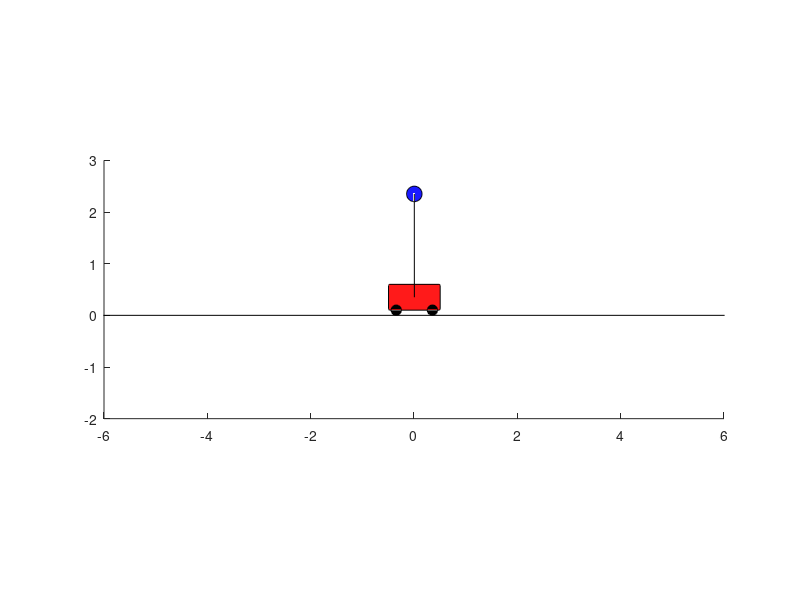

The MATLAB script that drew this image:
1;
pkg load control


##**************************************************************************
##*                OCTAVE PROGRAMMING (e-Yantra 2019-20)
##*                ====================================
##*  This software is intended to teach Octave Programming and Mathematical
##*  Modeling concepts
##*  Theme: Biped Patrol
##*  Filename: Cart_Pendulum.m
##*  Version: 1.0.0  
##*  Date: November 3, 2019
##*
##*  Team ID :
##*  Team Leader Name:
##*  Team Member Name
##*
##*  
##*  Author: e-Yantra Project, Department of Computer Science
##*  and Engineering, Indian Institute of Technology Bombay.
##*  
##*  Software released under Creative Commons CC BY-NC-SA
##*
##*  For legal information refer to:
##*        http://creativecommons.org/licenses/by-nc-sa/4.0/legalcode 
##*     
##*
##*  This software is made available on an �AS IS WHERE IS BASIS�. 
##*  Licensee/end user indemnifies and will keep e-Yantra indemnified from
##*  any and all claim(s) that emanate from the use of the Software or 
##*  breach of the terms of this agreement.
##*  
##*  e-Yantra - An MHRD project under National Mission on Education using 
##*  ICT(NMEICT)
##*
##**************************************************************************


## Function : draw_cart_pendulum()
## ----------------------------------------------------
## Input:   y - State Vector. In case of inverted cart pendulum, the state variables
##              are position of cart x, velocity of cart x_dot, angle of pendulum
##              bob theta wrt vertical and angular velocity theta_dot of pendulum
##              bob.
##
## Purpose: Takes the state vector as input. It draws the inverted cart pendulum in 
##          a 2D plot.
function draw_cart_pendulum(y,m, M, L)
  x = y(1);
  theta = y(3);
  
  W = 1*sqrt(M/5);    # cart width
  H = 0.5*sqrt(M/5);  # cart height 
  wr = 0.2;           # wheel radius
  mr = 0.3*sqrt(m);    # mass radius 
  
  y = wr/2 + H/2;
  w1x = x - 0.9*W/2;
  w1y = 0;
  w2x = x + 0.9*W/2 - wr;
  w2y = 0;
  
  px = x + L*sin(theta);
  py = y - L*cos(theta);
   
  hold on;
  clf;
  axis equal;
  rectangle('Position',[x-W/2,y-H/2,W,H],'Curvature',.1,'FaceColor',[1 0.1 0.1])
  rectangle('Position',[w1x,w1y,wr,wr],'Curvature',1,'FaceColor',[0 0 0])
  rectangle('Position',[w2x,w2y,wr,wr],'Curvature',1,'FaceColor',[0 0 0])
  
  line ([-10 10], [0 0], "linestyle", "-", "color", "k");
  line ([x px], [y py], "linestyle", "-", "color", "k");
  rectangle('Position',[px-mr/2,py-mr/2,mr,mr],'Curvature',1,'FaceColor',[.1 0.1 1])
  
  xlim([-6 6]);
  ylim([-2 3]);
  set(gcf, 'Position', [200 300 1000 400]);
  drawnow
  hold off
endfunction
## Function : cart_pendulum_dynamics()
## ----------------------------------------------------
## Input:   y - State Vector. In case of inverted cart pendulum, the state variables
##              are position of cart x, velocity of cart x_dot, angle of pendulum
##              bob theta wrt vertical and angular velocity theta_dot of pendulum
##              bob.
##          m - Mass of pendulum bob
##          M - Mass of cart
##          L - Length of cart
##          g  - Acceleration due to gravity
##          u  - Input to the system. Input is the horizontal force acting on the cart.
##
## Output:  dy -  Derivative of State Vector.
##
## Purpose: Calculates the value of the vector dy according to the equations which 
##          govern this system.
function dy = cart_pendulum_dynamics(y, m, M, L, g,  u)
  Sy = sin(y(3));
  Cy = cos(y(3));
  D = m*L*L*(M+m*(1-Cy^2));
  dy(1,1) = y(2);
  dy(2,1) = (1/D)*(-m^2*L^2*(-g)*Cy*Sy + m*L^2*(m*L*y(4)^2*Sy + y(2))) + m*L*L*(1/D)*u;
  dy(3,1) = y(4);
  dy(4,1) = (1/D)*((m+M)*m*(-g)*L*Sy - m*L*Cy*(m*L*y(4)^2*Sy + y(2))) - m*L*Cy*(1/D)*u +.01*randn;
  
  
endfunction

## Function : sim_cart_pendulum()
## ----------------------------------------------------
## Input:   m - Mass of pendulum bob
##          M - Mass of cart
##          L - Length of cart
##          g  - Acceleration due to gravity
##          y0 - Initial Condition of system
##
## Output:  t - Timestep
##          y - Solution array
##          
## Purpose: This function demonstrates the behavior of cart pendulum system without 
##          any external input (u).
##          This integrates the system of differential equation from t0 = 0 to 
##          tf = 10 with initial condition y0
function [t,y] = sim_cart_pendulum(m, M, L, g, y0)
  tspan = 0:0.1:10;                  ## Initialise time step           
  u = 0;                             ## No Input
  [t,y] = ode45(@(t,y)cart_pendulum_dynamics(y,m,M,L,g,u),tspan,y0); ## Solving the differential equation    
endfunction

## Function : cart_pendulum_AB_matrix()
## ----------------------------------------------------
## Input:   m - Mass of pendulum bob
##          M - Mass of cart
##          L - Length of cart
##          g  - Acceleration due to gravity
##
## Output:  A - A matrix of system
##          B - B matrix of system
##          
## Purpose: Declare the A and B matrices in this function.
function [A, B] = cart_pendulum_AB_matrix(m , M, L, g)
  A = [0 1 0 0;
      0 -1/M -m*(-g/M) 0;
      0 0 0 1;
      0 -1/(M*L) -1*(m+M)*(-g/(M*L)) 0];
  B = [0; 1/M; 0; 1*1/(M*L)];
  eig(A)
endfunction

## Function : pole_place_cart_pendulum()
## ----------------------------------------------------
## Input:   m - Mass of pendulum bob
##          M - Mass of cart
##          L - Length of cart
##          g  - Acceleration due to gravity
##          y_setpoint - Reference Point
##          y0 - Initial Condition
##
## Output:  t - Timestep
##          y - Solution array
##          
## Purpose: This function demonstrates the behavior of inverted cart pendulum with 
##          external input using the pole_placement controller
##          This integrates the system of differential equation from t0 = 0 to 
##          tf = 10 with initial condition y0 and input u = -Kx where K is
##          calculated using Pole Placement Technique.
function [t,y] = pole_place_cart_pendulum(m, M, L, g, y_setpoint, y0)
  [A, B] = cart_pendulum_AB_matrix(m , M, L, g)
  p = [3; 3.1; -3.2; -3.3];
  K = place(A,B,p);
  tspan = 0:0.1:10;
  [t,y] = ode45(@(t,y)cart_pendulum_dynamics(y,m,M,L,g,-K*(y-y_setpoint)),tspan,y0);
endfunction

## Function : lqr_cart_pendulum()
## ----------------------------------------------------
## Input:   m - Mass of pendulum bob
##          M - Mass of cart
##          L - Length of cart
##          g  - Acceleration due to gravity
##          y_setpoint - Reference Point
##          y0 - Initial Condition
##
## Output:  t - Timestep
##          y - Solution array
##          
## Purpose: This function demonstrates the behavior of inverted cart pendulum with 
##          external input using the LQR controller
##          This integrates the system of differential equation from t0 = 0 to 
##          tf = 10 with initial condition y0 and input u = -Kx where K is
##          calculated using LQR Controller.
function [t,y] = lqr_cart_pendulum(m, M, L, g, y_setpoint, y0)
  [A, B] = cart_pendulum_AB_matrix(m , M, L, g)
  Q = [1 0 0 0;
    0 1 0 0;
    0 0 10 0;
    0 0 0 100];
  R = .0001;
  K = lqr(A,B,Q,R);
  tspan = 0:0.1:10;
  [t,y] = ode45(@(t,y)cart_pendulum_dynamics(y,m,M,L,g,-K*(y-y_setpoint)),tspan,y0);
endfunction

## Function : cart_pendulum_main()
## ----------------------------------------------------
## Purpose: Used for testing out the various controllers by calling their 
##          respective functions and observing the behavior of the system. Constant
##          parameters like mass of cart, mass of pendulum bob etc are declared here.
function cart_pendulum_main()
  m = 1;
  M = 5;
  L = 2;
  g = 9.8;
  y0 = [-4; 0; pi - 0.8; 0];
  y_setpoint = [0; 0; pi; 0];
  
  #[t,y] = sim_cart_pendulum(m, M, L, g, y0);
 #[t,y] = pole_place_cart_pendulum(m, M, L, g, y_setpoint, y0);
[t,y] = lqr_cart_pendulum(m, M, L, g, y_setpoint, y0);
  
  for k = 1:length(t)
    draw_cart_pendulum(y(k, :), m, M, L);  
  endfor
  
endfunction

cart_pendulum_main();

